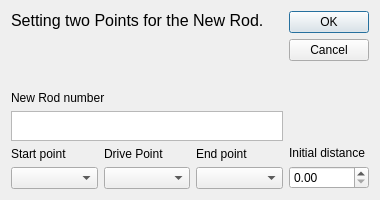
<?xml version="1.0" encoding="UTF-8"?>
<ui version="4.0">
 <class>Dialog</class>
 <widget class="QDialog" name="Dialog">
  <property name="geometry">
   <rect>
    <x>0</x>
    <y>0</y>
    <width>380</width>
    <height>200</height>
   </rect>
  </property>
  <property name="minimumSize">
   <size>
    <width>380</width>
    <height>200</height>
   </size>
  </property>
  <property name="maximumSize">
   <size>
    <width>380</width>
    <height>200</height>
   </size>
  </property>
  <property name="windowTitle">
   <string>New Piston / Spring</string>
  </property>
  <property name="windowIcon">
   <iconset resource="../../icons.qrc">
    <normaloff>:/icons/circle.png</normaloff>:/icons/circle.png</iconset>
  </property>
  <property name="sizeGripEnabled">
   <bool>false</bool>
  </property>
  <property name="modal">
   <bool>true</bool>
  </property>
  <layout class="QHBoxLayout" name="horizontalLayout">
   <item>
    <layout class="QVBoxLayout" name="verticalLayout">
     <item>
      <widget class="QLabel" name="label_3">
       <property name="text">
        <string>&lt;html&gt;&lt;head/&gt;&lt;body&gt;&lt;p&gt;&lt;span style=&quot; font-size:12pt;&quot;&gt;Setting two Points for the New Rod.&lt;/span&gt;&lt;/p&gt;&lt;/body&gt;&lt;/html&gt;</string>
       </property>
       <property name="textFormat">
        <enum>Qt::RichText</enum>
       </property>
       <property name="alignment">
        <set>Qt::AlignLeading|Qt::AlignLeft|Qt::AlignTop</set>
       </property>
       <property name="wordWrap">
        <bool>true</bool>
       </property>
      </widget>
     </item>
     <item>
      <widget class="QLabel" name="label_5">
       <property name="sizePolicy">
        <sizepolicy hsizetype="Preferred" vsizetype="Fixed">
         <horstretch>0</horstretch>
         <verstretch>0</verstretch>
        </sizepolicy>
       </property>
       <property name="text">
        <string>&lt;html&gt;&lt;head/&gt;&lt;body&gt;&lt;p&gt;New Rod number&lt;/p&gt;&lt;/body&gt;&lt;/html&gt;</string>
       </property>
      </widget>
     </item>
     <item>
      <widget class="QTextBrowser" name="Rod_num">
       <property name="maximumSize">
        <size>
         <width>16777215</width>
         <height>30</height>
        </size>
       </property>
       <property name="verticalScrollBarPolicy">
        <enum>Qt::ScrollBarAlwaysOff</enum>
       </property>
       <property name="horizontalScrollBarPolicy">
        <enum>Qt::ScrollBarAlwaysOff</enum>
       </property>
      </widget>
     </item>
     <item>
      <layout class="QGridLayout" name="gridLayout">
       <item row="0" column="0">
        <widget class="QLabel" name="label">
         <property name="sizePolicy">
          <sizepolicy hsizetype="Preferred" vsizetype="Fixed">
           <horstretch>0</horstretch>
           <verstretch>0</verstretch>
          </sizepolicy>
         </property>
         <property name="text">
          <string>Start point</string>
         </property>
        </widget>
       </item>
       <item row="1" column="0">
        <widget class="QComboBox" name="Start">
         <property name="whatsThis">
          <string>Start point for next link.</string>
         </property>
        </widget>
       </item>
       <item row="1" column="1">
        <widget class="QComboBox" name="Center"/>
       </item>
       <item row="1" column="2">
        <widget class="QComboBox" name="End">
         <property name="whatsThis">
          <string>End point for next link.</string>
         </property>
        </widget>
       </item>
       <item row="0" column="2">
        <widget class="QLabel" name="label_2">
         <property name="sizePolicy">
          <sizepolicy hsizetype="Preferred" vsizetype="Fixed">
           <horstretch>0</horstretch>
           <verstretch>0</verstretch>
          </sizepolicy>
         </property>
         <property name="text">
          <string>End point</string>
         </property>
        </widget>
       </item>
       <item row="0" column="1">
        <widget class="QLabel" name="label_4">
         <property name="sizePolicy">
          <sizepolicy hsizetype="Preferred" vsizetype="Fixed">
           <horstretch>0</horstretch>
           <verstretch>0</verstretch>
          </sizepolicy>
         </property>
         <property name="text">
          <string>Drive Point</string>
         </property>
        </widget>
       </item>
      </layout>
     </item>
    </layout>
   </item>
   <item>
    <layout class="QVBoxLayout" name="verticalLayout_2">
     <item>
      <widget class="QDialogButtonBox" name="buttonBox">
       <property name="orientation">
        <enum>Qt::Vertical</enum>
       </property>
       <property name="standardButtons">
        <set>QDialogButtonBox::Cancel|QDialogButtonBox::Ok</set>
       </property>
      </widget>
     </item>
     <item>
      <widget class="QLabel" name="label_6">
       <property name="sizePolicy">
        <sizepolicy hsizetype="Fixed" vsizetype="Preferred">
         <horstretch>0</horstretch>
         <verstretch>0</verstretch>
        </sizepolicy>
       </property>
       <property name="text">
        <string>Initial distance</string>
       </property>
      </widget>
     </item>
     <item>
      <widget class="QDoubleSpinBox" name="Position"/>
     </item>
    </layout>
   </item>
  </layout>
 </widget>
 <resources>
  <include location="../../icons.qrc"/>
 </resources>
 <connections>
  <connection>
   <sender>buttonBox</sender>
   <signal>accepted()</signal>
   <receiver>Dialog</receiver>
   <slot>accept()</slot>
   <hints>
    <hint type="sourcelabel">
     <x>248</x>
     <y>254</y>
    </hint>
    <hint type="destinationlabel">
     <x>157</x>
     <y>274</y>
    </hint>
   </hints>
  </connection>
  <connection>
   <sender>buttonBox</sender>
   <signal>rejected()</signal>
   <receiver>Dialog</receiver>
   <slot>reject()</slot>
   <hints>
    <hint type="sourcelabel">
     <x>316</x>
     <y>260</y>
    </hint>
    <hint type="destinationlabel">
     <x>286</x>
     <y>274</y>
    </hint>
   </hints>
  </connection>
 </connections>
</ui>
